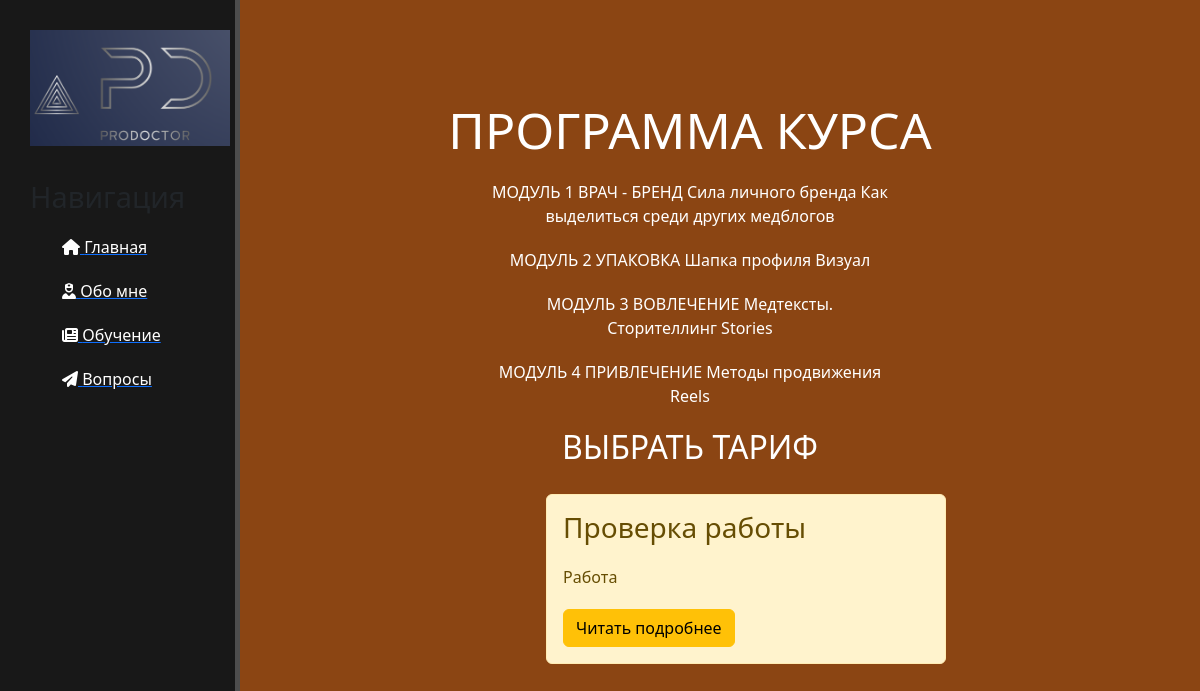
Before: /news/ with the older database file.
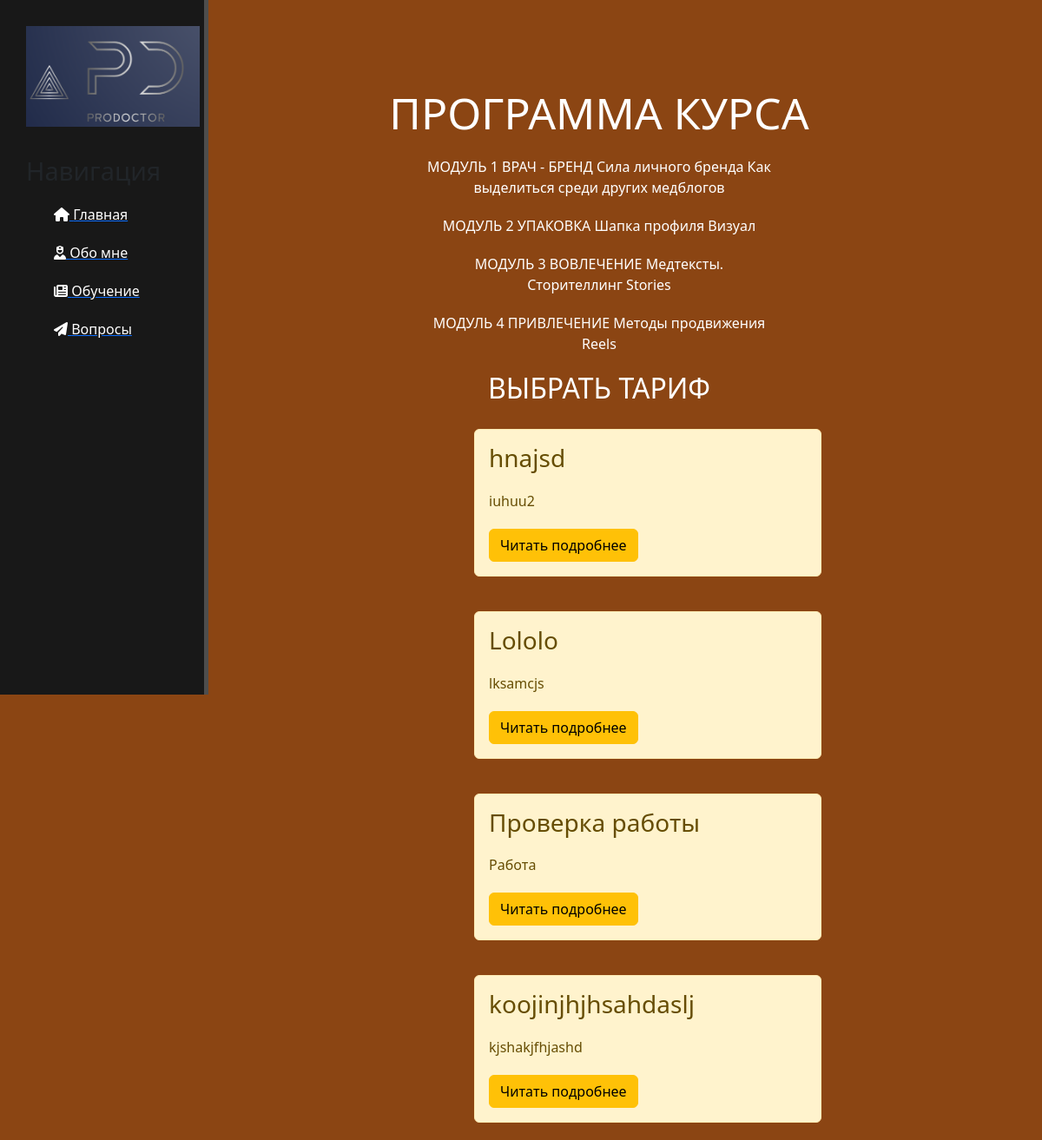
After: the same page with the newer database file.
### news/models.py (models this page shows, shortened)
class Articles(models.Model):
    title = models.CharField('Название', max_length=50)
    anons = models.CharField('Анонс', max_length=250)
    full_text = models.TextField('Статья')
    data = models.DateTimeField('Дата публикации')
    class Meta:
        verbose_name = 'Новость'
        verbose_name_plural = 'Новости'

### news/views.py (the view)
# urls.py: path('', views.news_home, name='news_home'),
def news_home(request):
    news = Articles.objects.order_by('-data')
    return render(request, 'news/news_home.html', {'news': news})

### news/templates/news/news_home.html (shortened to what this page needs)
{% extends 'main/layout.html' %}
{% block content %}
<div class="features">
    <h1>ПРОГРАММА КУРСА</h1>
    <p>МОДУЛЬ 1 ВРАЧ - БРЕНД Сила личного бренда Как выделиться среди других медблогов</p>
    <p>МОДУЛЬ 2 УПАКОВКА Шапка профиля Визуал</p>
    <p>МОДУЛЬ 3 ВОВЛЕЧЕНИЕ Медтексты. Сторителлинг Stories</p>
    <p>МОДУЛЬ 4 ПРИВЛЕЧЕНИЕ Методы продвижения Reels</p>
    <h2>ВЫБРАТЬ ТАРИФ</h2>
    {% if news %}
        {% for el in news %}
            <div class="alert alert-warning">
                <h3> {{ el.title }}</h3>
                <p> {{ el.anons }}</p>
                <a href="{% url 'news-detail' el.id %}" class="btn btn-warning">Читать подробнее</a>
            </div>
        {% endfor %}
    {% else %}
        <p>Нету новостей</p>
    {% endif %}
</div>
{% endblock %}

Changed rows visible on the page:
added Articles: title "hnajsd", anons "iuhuu2"
added Articles: title "Lololo", anons "lksamcjs"
added Articles: title "koojinjhjhsahdaslj", anons "kjshakjfhjashd"
